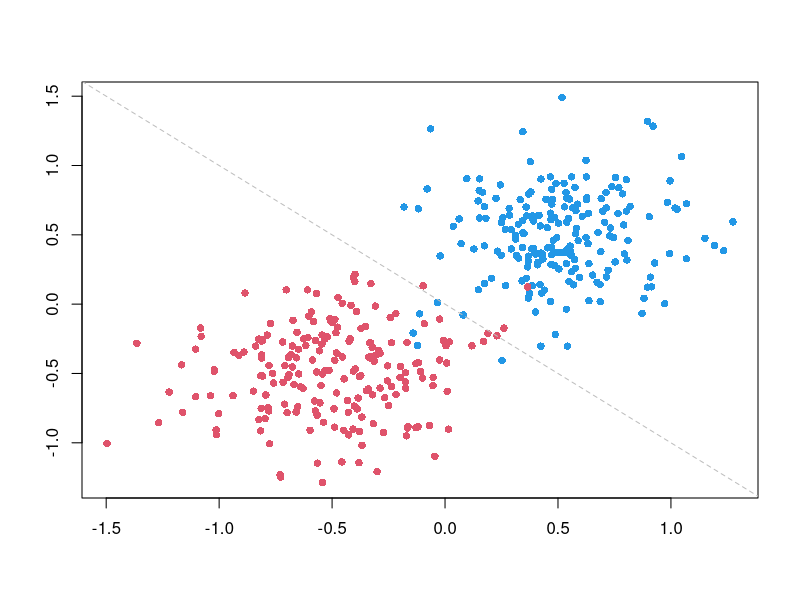
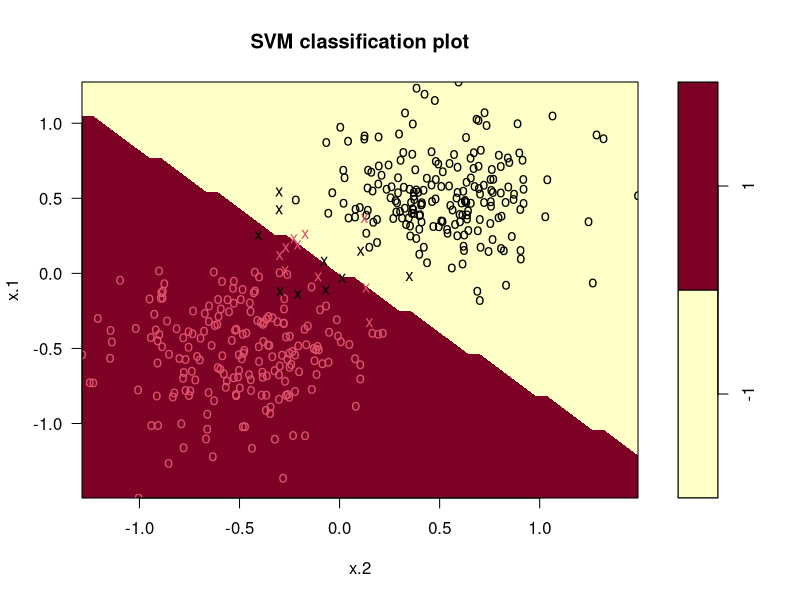
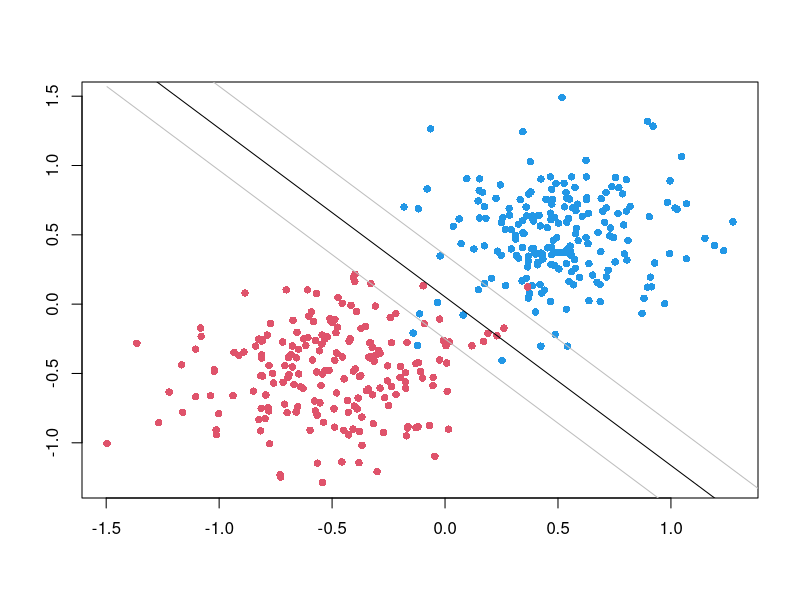

Write R code to recreate these figures, in order.
# Julia Andronowitz
# Classification Methods Using Support Vector Machines
# Support Vector Classifier


# loading svm library (run first line if not installed)
# install.packages("e1071")
library(e1071)

# defining the hyperplane function
hyperplane <- function(P,data,x,z=0) {
  alphas <- -1*P$coefs
  svs <- data[P$index,]
  c <- P$rho - z
  a <- sum(t(alphas)*data[P$index,][1])
  b <- sum(t(alphas)*data[P$index,][2])
  (-c-a*x)/b
}

# setting initial number of observations in each set
n <- 200

# calculating x-variable using two randomly generated sets with overlap
set.seed(100)
svcdatax1 <- matrix(rnorm(n*2, 0.5,0.3), ncol=2)
svcdatax2 <- matrix(rnorm(n*2,-0.5,0.3), ncol=2)
svcdatax <- rbind(svcdatax1,svcdatax2)

# assigning labels to both classes
svcdatay <- c(rep(-1,n), rep(1,n))

# plotting the data
plot(svcdatax, col=(3-svcdatay),xlab="",ylab="",pch=16)

# adding line to visualize a hyperplane
abline(0,-1,col="gray",lty="dashed")

# creating data frame 
svcdata <- data.frame (x = svcdatax, y = factor(svcdatay))

# computing svm function
svmfit <- svm (y~., data = svcdata , kernel="linear", cost = 1000, scale = FALSE)

# looking at statistics
summary(svmfit)
svmfit$index
svmfit$rho
svmfit$coefs

# plotting svm function graph
plot(svmfit,svcdata)

# calculating the hyperplane and supporting hyperplanes
plt0 <- hyperplane(svmfit,svcdata,svcdatax,0)
plt1 <- hyperplane(svmfit,svcdata,svcdatax,1)
plt2 <- hyperplane(svmfit,svcdata,svcdatax,-1)

# plotting the data with hyperplanes
plot(svcdatax,col=(3-svcdatay),xlab="",ylab="",pch=16)
lines(svcdatax,plt0,col='black')
lines(svcdatax,plt1,col='gray')
lines(svcdatax,plt2,col='gray')

# using cost of 1
svmfit1 <- svm (y~., data = svcdata , kernel="linear", cost = 1, scale = FALSE)
summary(svmfit1)
  # results in 36 support vectors

# using cost of 100
svmfit100 <- svm (y~., data = svcdata , kernel="linear", cost = 100, scale = FALSE)
summary(svmfit100)
  # results in 21 support vectors

# using cost of 1000
svmfit1000 <- svm (y~., data = svcdata , kernel="linear", cost = 1000, scale = FALSE)
summary(svmfit1000)
  # results in 20 support vectors

# using cost of 10000
svmfit10000 <- svm (y~., data = svcdata , kernel="linear", cost = 10000, scale = FALSE)
summary(svmfit10000)
  # results in 20 support vectors


help(svm)


#calculating sum of slack variables
sum(1 - svcdata[svmfit$index,]$x.1*svmfit$coefs + svmfit$rho)
sum(1 - svcdata[svmfit100$index,]$x.1*svmfit100$coefs + svmfit100$rho)
sum(1 - svcdata[svmfit1000$index,]$x.1*svmfit1000$coefs + svmfit1000$rho)
sum(1 - svcdata[svmfit10000$index,]$x.1*svmfit10000$coefs + svmfit10000$rho)

